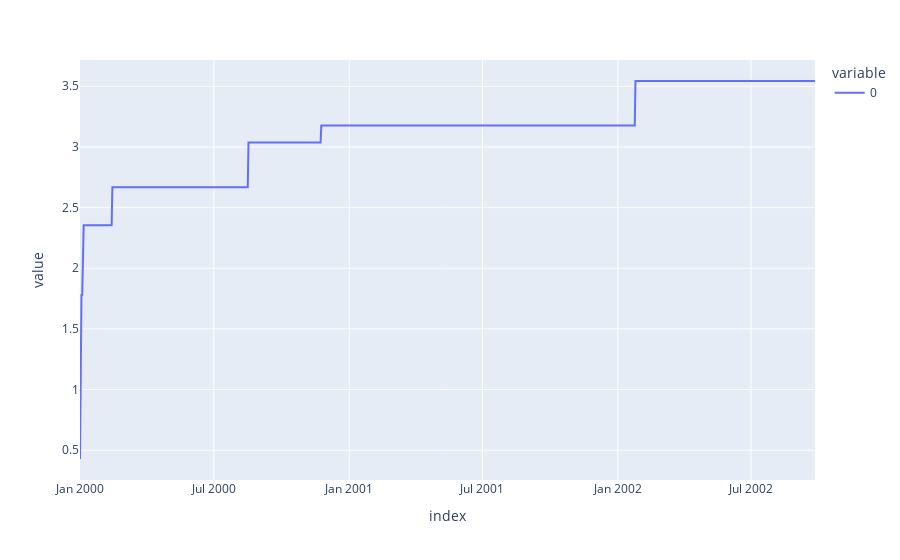

The cell this chart's notebook holds for it:
### Code cell
psser.plot()

### Figure 1 — Plotly figure (JSON) as saved in the notebook; plotly's stock layout.template omitted (floating-point values rounded to 4 significant figures; data arrays with more than 128 entries replaced by an {"elided": "..."} marker saying what was removed)
{"data": [{"hovertemplate": "variable=0<br>index=%{x}<br>value=%{y}<extra></extra>", "legendgroup": "0", "line": {"color": "#636efa", "dash": "solid"}, "marker": {"symbol": "circle"}, "mode": "lines", "name": "0", "orientation": "v", "showlegend": true, "type": "scatter", "x": {"elided": "1000 str values"}, "xaxis": "x", "y": {"elided": "1000 float values"}, "yaxis": "y"}], "layout": {"legend": {"title": {"text": "variable"}, "tracegroupgap": 0}, "margin": {"t": 60}, "xaxis": {"anchor": "y", "domain": [0, 1], "title": {"text": "index"}}, "yaxis": {"anchor": "x", "domain": [0, 1], "title": {"text": "value"}}}}
